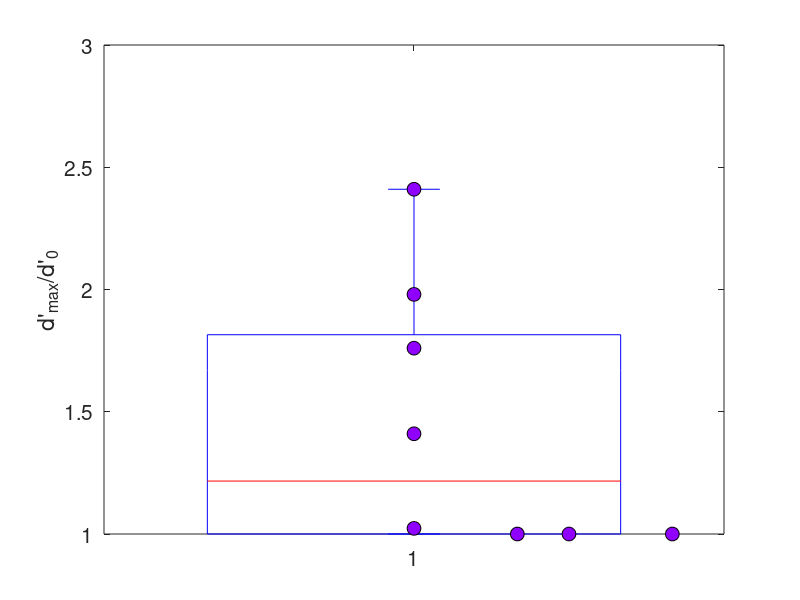

The MATLAB script that drew this image:
%% FIGURE 5C IN MANUSCRIPT

dprimeRatioAll = [2.41 1.000 1.000 1.41 1.000 1.98 1.76 1.023];

figure;
boxplot(dprimeRatioAll);
set(gca,'FontSize',15);
hold on;
for i = 1:length(dprimeRatioAll)
    if abs(dprimeRatioAll(i)-1)<0.01
        plot(1+i*0.1,dprimeRatioAll(i),'ko','MarkerSize',10,'MarkerFaceColor',[0.56 0 1]);
    else
        plot(1,dprimeRatioAll(i),'ko','MarkerSize',10,'MarkerFaceColor',[0.56 0 1]);
    end
end
ylabel('d''_{max}/d''_{0}');
